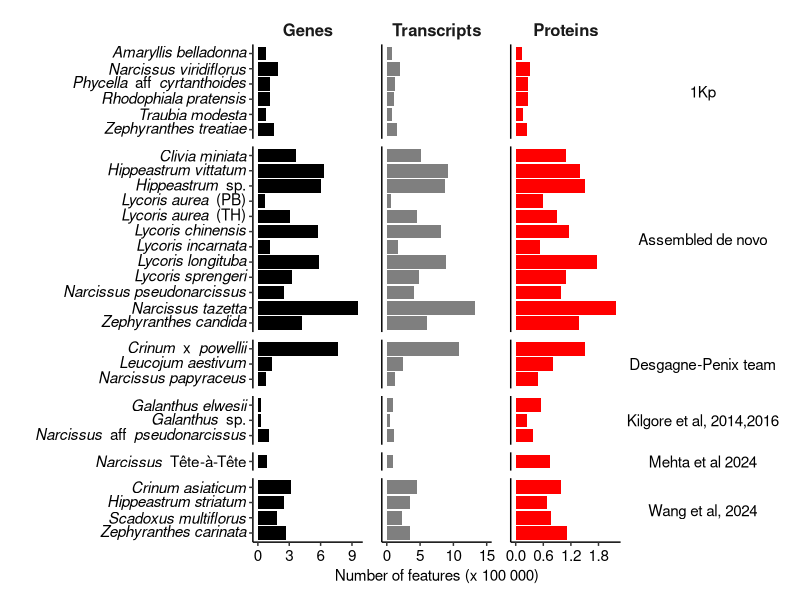
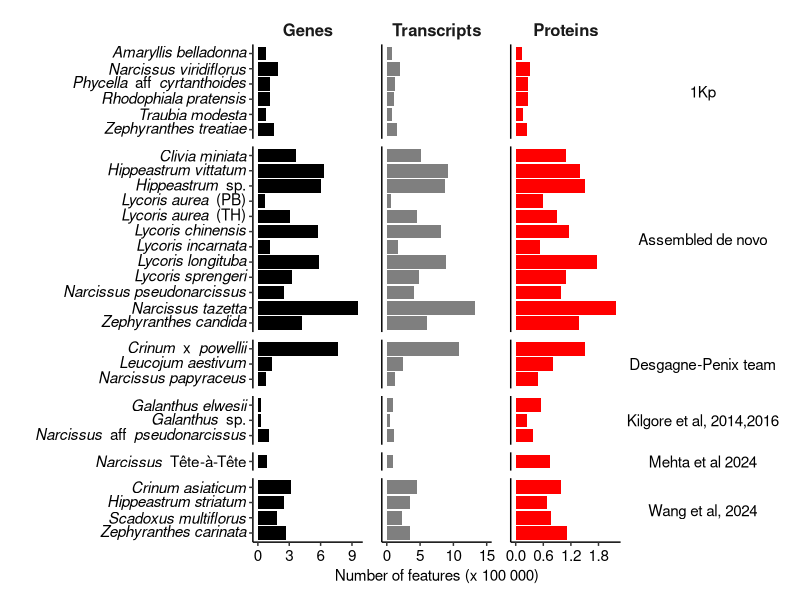

Write the R code that produced these figures, in order.
# busco plot

library(tidyverse)

formatted_species =
    function(character){
        character %>%
            gsub("_", " ", x=.) %>%
            gsub("(powelli|hybridum)", "x \\1", x=.) %>% 
            gsub("(Narcissus) sp", "italic('\\1')~' Tête-à-Tête'", x=.) %>%
            gsub("(\\w+) sp$", "italic('\\1')~' sp.'", x=.) %>%
            gsub("(\\w+)( x | aff )(\\w+)",
                 "italic('\\1')~'\\2'~italic('\\3')", x=.) %>%
            gsub("^(\\w+ \\w+)$", "italic('\\1')", x=.) %>% 
            gsub("^(\\w+ \\w+) (PB|TH)$", "italic('\\1')~' (\\2)'", x=.)
    }

get_Origin = function(assembly) {
    case_when(assembly %in% c("Amaryllis belladonna",
                              "Narcissus viridiflorus",
                              "Phycella aff cyrtanthoides",
                              "Rhodophiala pratensis",
                              "Traubia modesta",
                              "Zephyranthes treatiae") ~
                  "1Kp",
              assembly %in% c("Zephyranthes carinata",
                              "Crinum asiaticum",
                              "Hippeastrum striatum",
                              "Scadoxus multiflorus") ~
                  "Wang et al, 2024",
              assembly == "Narcissus sp" ~ "Mehta et al 2024",
              assembly %in% c("Narcissus papyraceus", "Leucojum aestivum",
                              "Crinum powellii") ~
                  "Desgagne-Penix team",
              assembly %in% c("Narcissus aff pseudonarcissus",
                              "Galanthus sp",
                              "Galanthus elwesii") ~
                  "Kilgore et al, 2014,2016",
              .default = "Assembled de novo")
}

features = read_delim("Features_per_assembly.txt") %>% 
    mutate(Species = Species %>% gsub("_", " ", x = .),
           Species_formatted = Species %>% formatted_species) %>%
    pivot_longer(cols = -c(Species, Species_formatted),
                 values_to = "Number of features",
                 names_to = "Feature") %>%
    mutate(
        Feature = factor(Feature, levels = c("Genes", "Transcripts", "Proteins")),
        Origin = get_Origin(Species)
    ) 

color_feature = c("Genes" = "black", 
                  "Transcripts" = "grey50",
                  "Proteins" = "red")
desired_breaks = 4
breaks = list("Genes" = seq(0, 10, by = 3),
           "Transcripts" = seq(0, 15, by = 5),
           "Proteins" = seq(0, 2, by = .6)
)

plots = lapply(levels(features$Feature), \(x) {
    
    dataset = features %>% filter(Feature == x)
    max_x = max(breaks[[x]], dataset$`Number of features`/100000)
    dataset %>% 
        ggplot(aes(`Number of features` / 100000, 
                   Species_formatted %>% fct_rev, fill = Feature %>% fct_rev)) + 
        geom_col(show.legend = F) + 
        theme_classic() + 
        facet_grid(rows = vars(Origin), drop = T,
                   cols = vars(Feature),  
                   scales = "free_y", shrink = T,
                   space = "free_y", ) + 
        scale_fill_manual(values = color_feature[[x]]) + 
        labs(x = "Number of features (x 100 000)", y = "", fill = "") +
        scale_y_discrete(labels = ggplot2:::parse_safe) +
        scale_x_continuous(breaks = breaks[[x]], limits = c(0, max_x)) +
        theme(axis.text = element_text(color = "black", size = 11),
              strip.text.y = element_text(color = "black",
                                          angle = 0, 
                                          size = 11), 
              strip.text.x = element_text(size = 12, face = "bold"),
              strip.background = element_blank())
})

library(patchwork)

# Number of plots
n <- length(plots)

# Customize plots:
plots_modified <- lapply(seq_along(plots), function(i) {
    p <- plots[[i]]
    
    # Remove x-axis title from all except middle plot
    if (i != ceiling(n / 2)) {
        p <- p + labs(x = NULL)
    }
    
    # Remove right strip text from all except last plot
    if (i != n) {
        p <- p + theme(strip.text.y.right = element_blank())
    }
    
    # Remove y-axis from all except the first (left-most) plot
    if (i != 1) {
        p <- p + theme(
            axis.text.y = element_blank(),
            axis.ticks.y = element_blank(),
            axis.title.y = element_blank()
        )
    }
    p
})

# Combine side-by-side
final_plot <- plots_modified %>%
    wrap_plots(plots_modified, nrow = 1)

# Print
final_plot

dir.create("plots", showWarnings = F)
ggsave(paste0("plots/Number_of_features", Sys.Date(), ".svg"),
       width = 8, height = 8, units="in")
